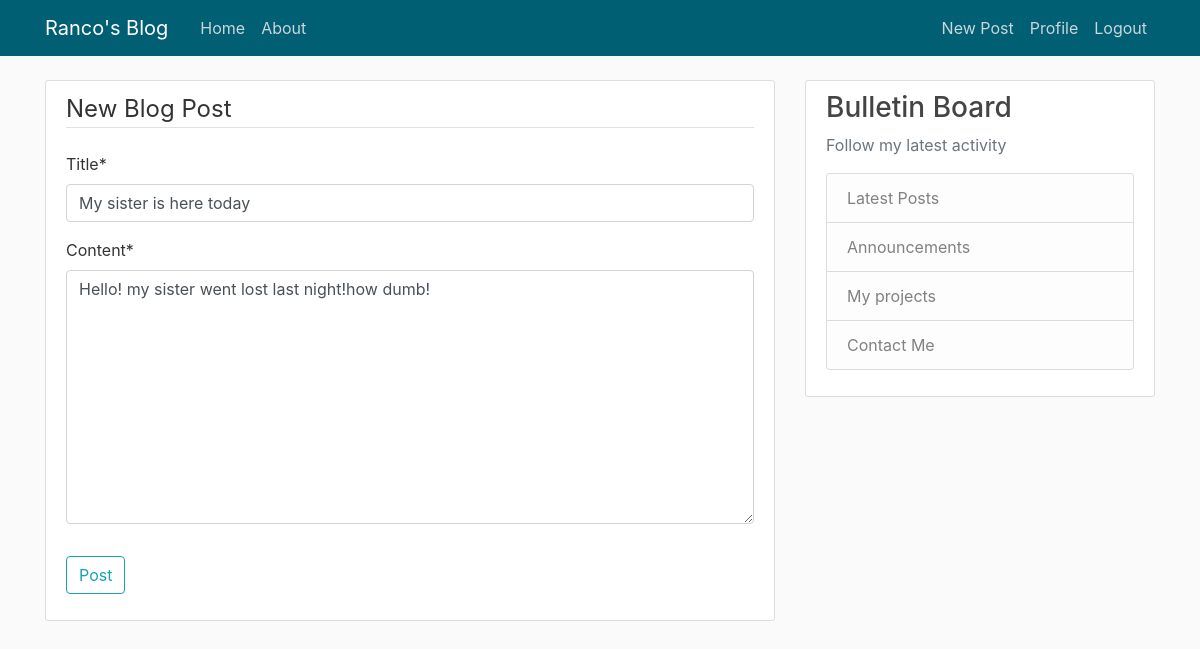
/post/29/update/ (signed in), run on the app's committed database.
### blog/models.py (models this page shows, shortened)
class Post(models.Model):
    title=models.CharField(max_length=120)
    content=models.TextField()
    date_posted=models.DateTimeField(default=timezone.now)
    author=models.ForeignKey(User, on_delete=models.CASCADE)

### blog/views.py (the view, shortened to what this page needs)
# urls.py: path('post/<int:pk>/update/',PostUpdateView.as_view(),name='post-update'),
class PostUpdateView(LoginRequiredMixin, UserPassesTestMixin,UpdateView):
    model=Post
    fields=['title','content']
    def test_func(self):
        post=self.get_object()
        if self.request.user==post.author:
            return True
        return False

### blog/templates/blog/post_form.html (shortened to what this page needs)
{%extends 'blog/base.html'%}
{%load crispy_forms_tags%}
{%block content%}
    <div class="content-section">
        <form method="POST">
            <fieldset class="form-group">
                <legend class="border-bottom mb-4">New Blog Post</legend>
                {{form|crispy}}
            </fieldset>
            <div class="form-group">
                <button class="btn btn-outline-info" type="submit">Post</button>
            </div>
        </form>
    </div>
{%endblock content%}

### static/blog/main.css (style rules this page uses)
body { background: #fafafa; color: #333333; margin-top: 5rem; }
.content-section { background: #ffffff; padding: 10px 20px; border: 1px solid #dddddd; border-radius: 3px; margin-bottom: 20px; }

### data on the page
Post: title "My sister is here today", content "Hello! my sister went lost last night!how dumb!"
